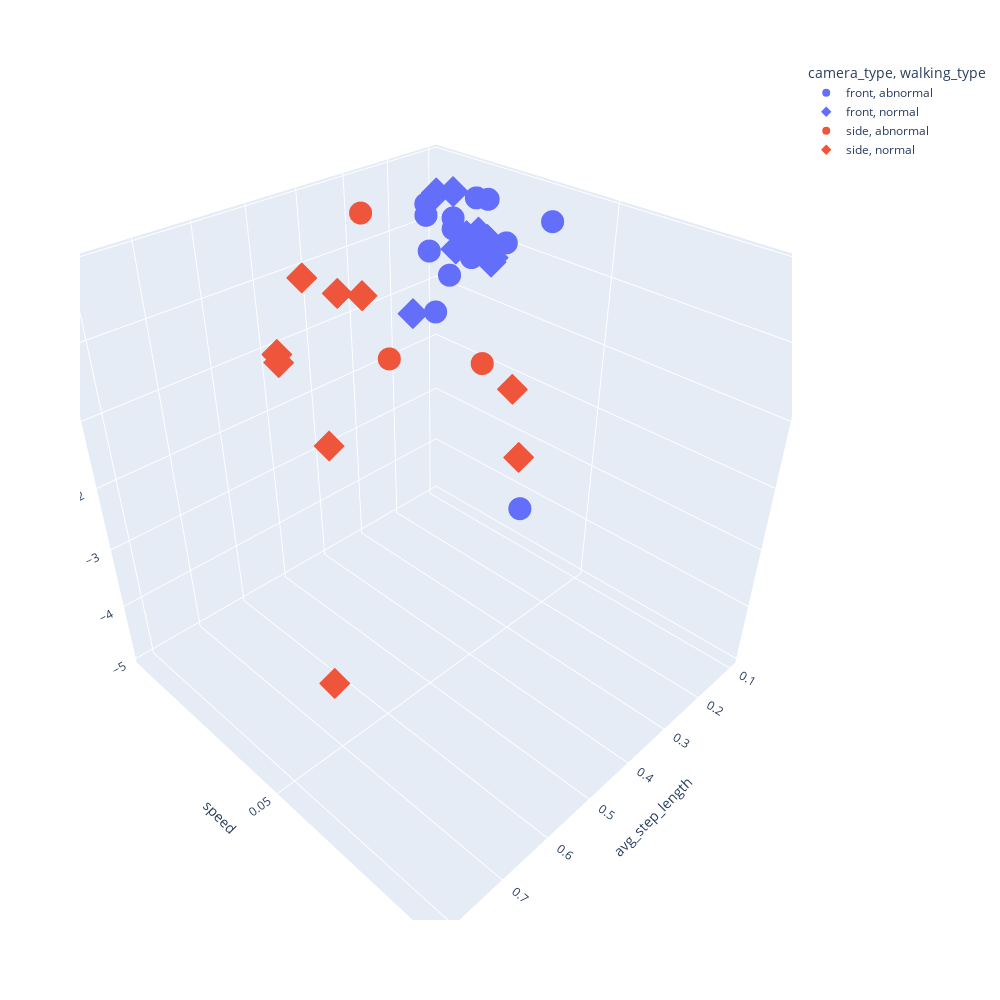

Notebook source saved alongside this figure:
### Code cell
fig = px.scatter_3d(biometrics_df, x='avg_step_length', y='speed', z='asymmetry', color='camera_type', symbol='walking_type', width=1000, height=1000)
fig.show()

### Figure 1 — Plotly figure (JSON) as saved in the notebook; plotly's stock layout.template omitted (floating-point values rounded to 4 significant figures)
{"data": [{"hovertemplate": "camera_type=front<br>walking_type=abnormal<br>avg_step_length=%{x}<br>speed=%{y}<br>asymmetry=%{z}<extra></extra>", "legendgroup": "front, abnormal", "marker": {"color": "#636efa", "symbol": "circle"}, "mode": "markers", "name": "front, abnormal", "scene": "scene", "showlegend": true, "type": "scatter3d", "x": [0.1582, 0.1614, 0.2606, 0.1582, 0.1614, 0.2469, 0.3696, 0.1586, 0.2101, 0.2546, 0.2018, 0.2311, 0.2712, 0.2546, 0.2018, 0.1914, 0.1605], "y": [0.01614, 0.0259, 0.02324, 0.01614, 0.0259, 0.01985, 0.05838, 0.04183, 0.02213, 0.03208, 0.03515, 0.01708, 0.02826, 0.03208, 0.03515, 0.0123, 0.0227], "z": [0.36, 0.8021, -0.6283, 0.36, 0.8021, 0.1565, -2.276, 0.7809, 0.4286, 0.3287, 0.4666, 0.7277, 0.04624, 0.3287, 0.4666, 0.3992, 0.7644]}, {"hovertemplate": "camera_type=front<br>walking_type=normal<br>avg_step_length=%{x}<br>speed=%{y}<br>asymmetry=%{z}<extra></extra>", "legendgroup": "front, normal", "marker": {"color": "#636efa", "symbol": "diamond"}, "mode": "markers", "name": "front, normal", "scene": "scene", "showlegend": true, "type": "scatter3d", "x": [0.1128, 0.1417, 0.1039, 0.1416, 0.1362, 0.1694, 0.122, 0.1569, 0.1528, 0.1531, 0.2472, 0.1275, 0.1402], "y": [0.01496, 0.02179, 0.004953, 0.02567, 0.02337, 0.01835, 0.01197, 0.02046, 0.02634, 0.02543, 0.01504, 0.02328, 0.02131], "z": [-0.02365, 0.02058, 0.4156, -0.07139, 0.138, -0.02661, 0.5928, -0.06417, -0.09641, -0.02144, -0.8805, 0.01193, 0.2122]}, {"hovertemplate": "camera_type=side<br>walking_type=abnormal<br>avg_step_length=%{x}<br>speed=%{y}<br>asymmetry=%{z}<extra></extra>", "legendgroup": "side, abnormal", "marker": {"color": "#EF553B", "symbol": "circle"}, "mode": "markers", "name": "side, abnormal", "scene": "scene", "showlegend": true, "type": "scatter3d", "x": [0.3415, 0.3666, 0.4307], "y": [0.01269, 0.02288, 0.05439], "z": [0.7584, -1.041, -0.08676]}, {"hovertemplate": "camera_type=side<br>walking_type=normal<br>avg_step_length=%{x}<br>speed=%{y}<br>asymmetry=%{z}<extra></extra>", "legendgroup": "side, normal", "marker": {"color": "#EF553B", "symbol": "diamond"}, "mode": "markers", "name": "side, normal", "scene": "scene", "showlegend": true, "type": "scatter3d", "x": [0.5851, 0.5593, 0.6891, 0.6048, 0.7288, 0.8124, 0.6312, 0.5607, 0.7459], "y": [0.03083, 0.03596, 0.08861, 0.07865, 0.04583, 0.06923, 0.03822, 0.04231, 0.04893], "z": [0.856, 0.7149, 0.7015, 0.8189, 0.7156, 0.6666, -4.905, 0.8329, 0.7578]}], "layout": {"height": 1000, "legend": {"title": {"text": "camera_type, walking_type"}, "tracegroupgap": 0}, "margin": {"t": 60}, "scene": {"domain": {"x": [0, 1], "y": [0, 1]}, "xaxis": {"title": {"text": "avg_step_length"}}, "yaxis": {"title": {"text": "speed"}}, "zaxis": {"title": {"text": "asymmetry"}}}, "width": 1000}}
